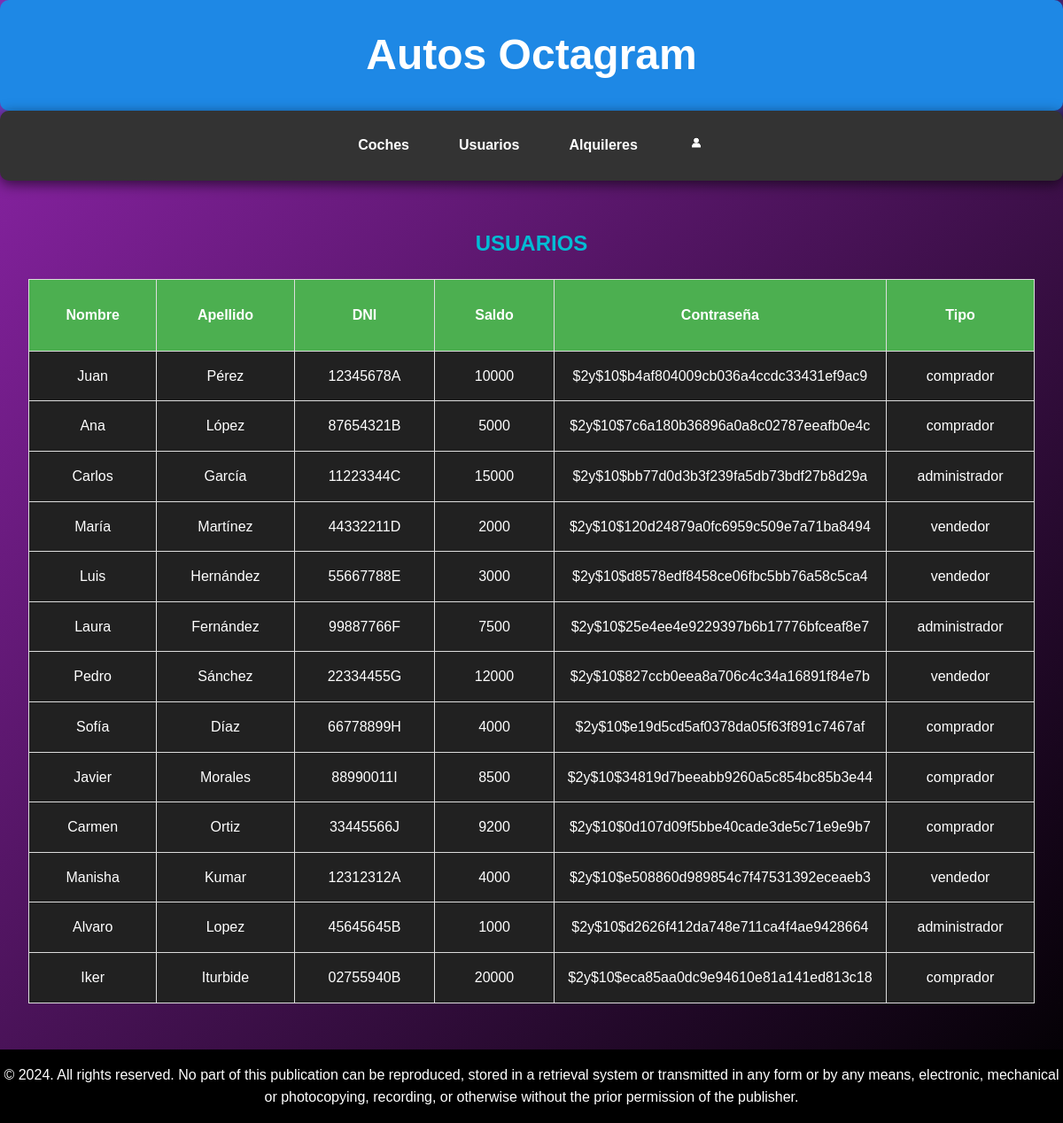
Page /usuarios/listar.php (signed in) on the earlier database version.
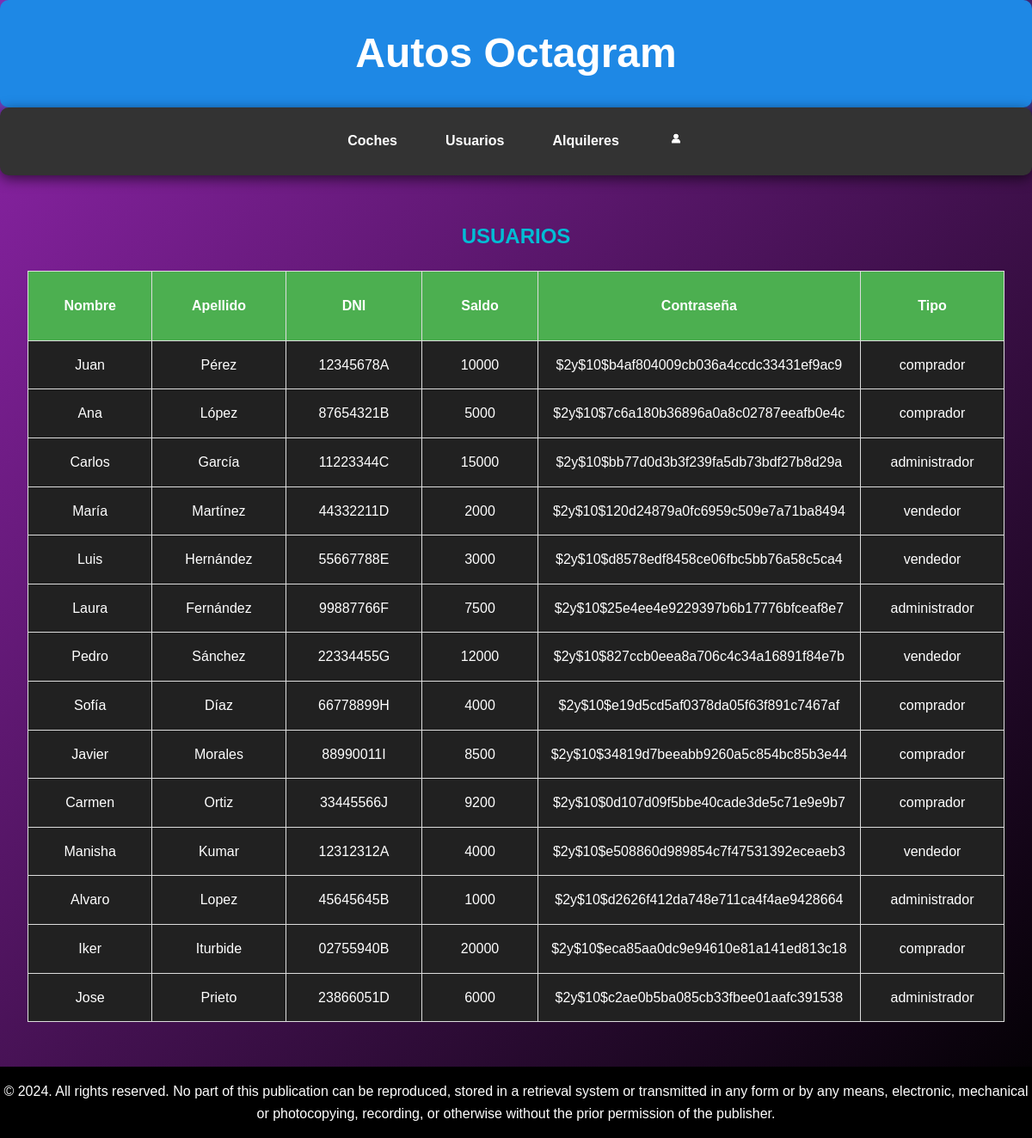
Same page on the later database version.
### tables this page shows
CREATE TABLE `usuarios` (
  `id_usuario` int(10) unsigned NOT NULL AUTO_INCREMENT,
  `password` varchar(100) DEFAULT NULL,
  `nombre` varchar(50) DEFAULT NULL,
  `apellidos` varchar(50) DEFAULT NULL,
  `dni` varchar(9) DEFAULT NULL,
  `saldo` float DEFAULT NULL,
  `tipo_usuario` enum('comprador','vendedor','administrador') DEFAULT NULL,
  PRIMARY KEY (`id_usuario`)
);

### usuarios/listar.php (the view, shortened to what this page needs)
<!DOCTYPE html>
<html lang="es">
	<head>
		<link rel="stylesheet" href="../index.css">
	</head>
	<body>
        <?php
            $conn = mysqli_connect ("localhost", "root", "rootroot", "concesionario");
        ?>
		<header class="header">
            <h1>Autos Octagram</h1>
        </header>
        <nav class="navega">
            <ul>
                <li>
                    <a href="../coches/coches.php">Coches</a>
                </li>
                <?php if ($_SESSION['tipo']=='vendedor' || $_SESSION['tipo']=='administrador' || $_SESSION['tipo']=='comprador'){ ?>
                <li>
                    <a href="../usuarios/usuarios.php">Usuarios</a>
                </li>
                <?php } ?>
                <?php if ($_SESSION['tipo']=='vendedor' || $_SESSION['tipo']=='administrador' || $_SESSION['tipo']=='comprador'){ ?>
                    <li>
                        <a href="../alquileres/alquileres.php">Alquileres</a>
                    </li>
                <?php } ?>
                <li>
                    <a href="../registro.php"><img src="../icono.png" width="20"></a>
                </li>
            </ul>
        </nav>
        <main class="contenido">
        <h2>USUARIOS</h2>
         <?PHP
            $tipo=$_SESSION['tipo'];
            if ($tipo=='administrador'){
                $sql = "select * from usuarios";
            }
            elseif ($tipo=='vendedor'){
                $sql = "select * from usuarios where tipo_usuario='comprador'";
            }
            $consulta = mysqli_query ($conn,$sql)
            or die ("Fallo en la consulta");
            $nfilas = mysqli_num_rows ($consulta);
            if ($nfilas > 0){
               print ("<TABLE border=1 align=center>\n");
               print ("<TR>\n");
               print ("<TH height=50px width=200px>Nombre</TH>\n");
               print ("<TH height=50px width=200px>Apellido</TH>\n");
               print ("<TH height=50px width=200px>DNI</TH>\n");
               print ("<TH height=50px width=200px>Saldo</TH>\n");
               if ($tipo=="administrador"){
                print ("<TH height=50px width=200px>Contraseña</TH>\n");
                print ("<TH height=50px width=200px>Tipo</TH>\n");
               }
               print ("</TR>\n");
               for ($i=0; $i<$nfilas; $i++){
                  $resultado = mysqli_fetch_array ($consulta);
                  print ("<TR>\n");
                  print ("<TD>" . $resultado['nombre'] . "</TD>\n");
                  print ("<TD>" . $resultado['apellidos'] . "</TD>\n");
                  print ("<TD>" . $resultado['dni'] . "</TD>\n");
                  print ("<TD>" . $resultado['saldo'] . "</TD>\n");
                  if ($tipo=='administrador'){
                    $pass=password_hash($resultado['password'], PASSWORD_DEFAULT);
                    print ("<TD>" . $pass . "</TD>\n");
                    print ("<TD>" . $resultado['tipo_usuario'] . "</TD>\n");
                  }
                  print ("</TR>\n");
               }
               print ("</TABLE>\n");
            }
            else{
               print ("No hay usuarios disponibles");
            }
         ?>
        </main>
        <footer class="footer">
            <p> © 2024. All rights reserved. No part of this publication can be reproduced, stored in a retrieval system or transmitted in any form or by any means,
                electronic, mechanical or photocopying, recording, or otherwise without the prior permission of the publisher.</p>
        </footer>
	</body>
</html>

Differences in the rows shown:
added usuarios: nombre "Jose", apellidos "Prieto", dni "23866051D", saldo "6000", password "$2y$10$c2ae0b5ba085cb33fbee01aafc391538", tipo_usuario "administrador"
